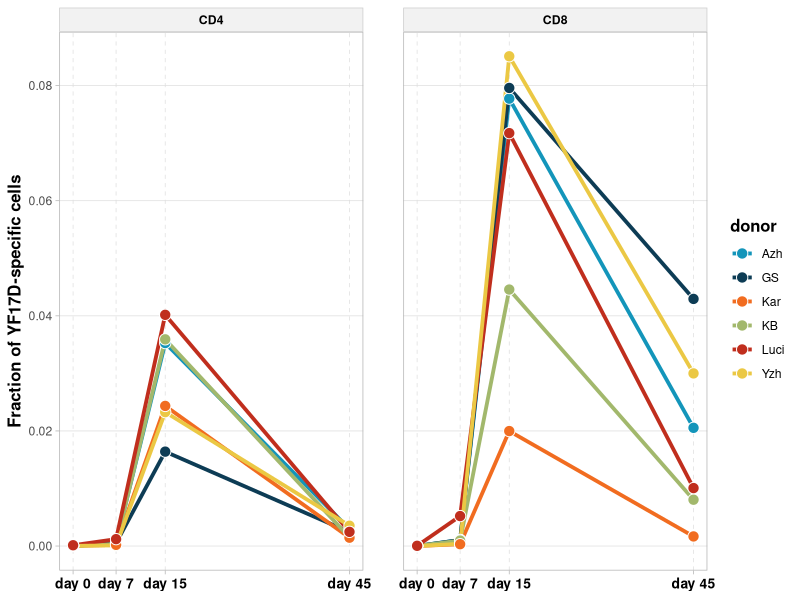

Write R code to recreate this figure.
library(ggplot2)
library(data.table)
library(dplyr)
library(stringr)

# 1395BA  light blue
# 0D3C55 dark blue
# F16C20 orange
# A2B86C green
# C02E1D	red
# EBC844 yellow

my_six_colors<-c("#1395BA","#0D3C55", "#F16C20", "#A2B86C", "#C02E1D", "#EBC844")

CD4_clones<-fread("CD4_clones.csv")
CD8_clones<-fread("CD8_clones.csv")
CD8_clones<-as.data.frame(melt.data.table(as.data.table(CD8_clones)))
CD4_clones<-as.data.frame(melt.data.table(as.data.table(CD4_clones)))
CD8_clones<-select(CD8_clones, CD8, variable, value)
CD8_clones$CD<-"CD8"
CD4_clones$CD<-"CD4"
colnames(CD8_clones)<-c("donor", "variable", "value", "CD")
colnames(CD4_clones)<-c("donor", "variable", "value", "CD")
CD_clones<-rbind(CD4_clones, CD8_clones)
View(CD_clones)
CD_clones$variable<-str_replace_all(CD_clones$variable, "d", "")
CD_clones$variable<-as.numeric(CD_clones$variable)


ggplot(CD_clones, aes(variable, value, group=donor, color=donor))+
  geom_line(size=1.3, aes(color=donor))+
  facet_wrap(~CD)+
  theme_light()+
  scale_x_continuous(breaks = c(0, 7,15,  45), labels = c("day 0", "day 7", "day 15", "day 45"))+
  theme(panel.grid.minor.x = element_blank())+
  theme(panel.grid.minor.y = element_blank())+
  geom_point(size=3.5, color="white", shape=21, aes(fill=donor))+
  scale_fill_manual(values = my_six_colors)+
  scale_color_manual(values = my_six_colors)+
  theme(panel.grid.major.x = element_line(linetype="dashed"))+
  theme(strip.background = element_rect(fill  = "grey95", colour="grey80"))+
  theme(strip.text = element_text(colour="black", face="bold"))+
  theme(legend.title = element_text(size=12, face="bold"))+
  theme(axis.title.x = element_blank())+
  theme(axis.text.x = element_text(face="bold", size=10, color="black"))+
  ylab(label = "Fraction of YF17D-specific cells")+
  theme(axis.title.y = element_text(size=12, face="bold"))+
  theme(panel.spacing.x = unit(2, "lines"))
